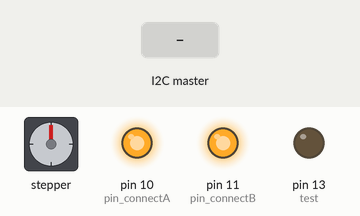
Simulated run of this sketch. Board: Arduino Uno, built with avr-gcc and run on an emulated ATmega328P. Shown: stepper motor, output pins drawn as LEDs (lit = HIGH). Wiring (inferred from the names in the program): stepper motor driver (200 steps per turn assumed): step pin 8; direction pin 9. The test bench sets the inputs (shaded band). Pins used as bus, display or sensor lines are not drawn.

Above: at 1.2 s.
1.3 s: the I2C master sends "g"
At 2.7 s:
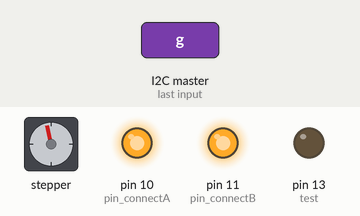
At 4.1 s:
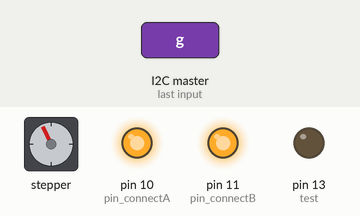
4.3 s: the I2C master sends "f"
7.3 s: the I2C master sends "f"
At 17.6 s:
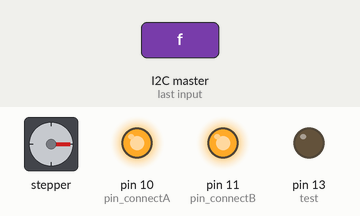
Timing chart, 0 to 19.1 s (numbered marks = the images above; inputs shaded):
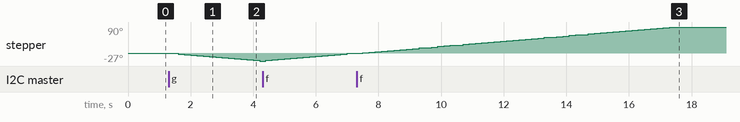

Measured:
- after the input at 1.3 s, stepper: keeps turning counter-clockwise at about 10°/s, starting after 0.10 s
- after the input at 7.3 s, stepper: turns 90° clockwise in 9.8 s, starting after 0.20 s

The sketch:

DriverController_0.ino
```cpp
#include <MsTimer2.h>
#include <Wire.h>


const int SLAVE_ADDRESS = 0x14;
const char COMM_RELAY = 120;//'c'
volatile char comm;
volatile bool blink = false;

int pin_pul = 8;
int pin_dir = 9;
int pin_connectA = 10;
int pin_connectB = 11;
bool connectAB=false;
const int tempTimer = 100;//период таймера, мс.
volatile int puls = 0;// <0 : влево, >0 : вправо, =0 не поворачиваем.
volatile bool hl = true;

void setup() {
  //-------------pin driver and relay------------------
  pinMode(pin_pul, OUTPUT);
  pinMode(pin_dir, OUTPUT);
  pinMode(pin_connectA, OUTPUT);
  pinMode(pin_connectB, OUTPUT);
  digitalWrite(pin_connectA, HIGH);
  digitalWrite(pin_connectB, HIGH);

  //-------------Timer----------------------------------
  MsTimer2::set(tempTimer, timerInterupt); // задаем период(tempTimer) прерывания по таймеру
  MsTimer2::start(); // разрешаем прерывание по таймеру

  //-------------test blink-----------------------------
  pinMode(LED_BUILTIN, OUTPUT);//test

  //-------------I2C slave init-------------------------
  Wire.begin(SLAVE_ADDRESS);
  Wire.onReceive(processMessage);
  Wire.onRequest(processAnsver);
}

void loop() {
  //================================================
  if (blink) {
    digitalWrite(LED_BUILTIN, HIGH);//////////////
  }
  else {
    digitalWrite(LED_BUILTIN, LOW);///////////////
  }
  //================================================
}

void timerInterupt() {
  if (puls != 0) {
    if (puls < 0) {
      digitalWrite(pin_dir, HIGH);
    if (hl)puls++;
    } else {
      digitalWrite(pin_dir, LOW);
      if (hl)puls--;
    }

    if (hl) {
      digitalWrite(pin_pul, HIGH);
    }
    else {
      digitalWrite(pin_pul, LOW);
    }

    hl = !hl;

//==================================
    //blink = !blink;
//==================================
  }
}

void processMessage(int n) {
  if(Wire.available()) {
    comm = Wire.read();
    if (comm == COMM_RELAY)
    {
      connectAB=!connectAB;
      if(connectAB) {
        digitalWrite(pin_connectA, LOW);
        digitalWrite(pin_connectB, LOW);

        blink = true;/////////////////////////////////
      } else {
        digitalWrite(pin_connectA, HIGH);
        digitalWrite(pin_connectB, HIGH);

        blink = false;////////////////////////////////
      }
    } else if (comm == 'g') {
      puls+=50;
    } else if (comm == 'f') {
      puls-=50;
    }
  }
}

void processAnsver() {
  //if(comm == 'g') {
    //Wire.write(puls);
  //}
  //if(comm == 'f') {
    //Wire.write(puls);
  //}

}
```
